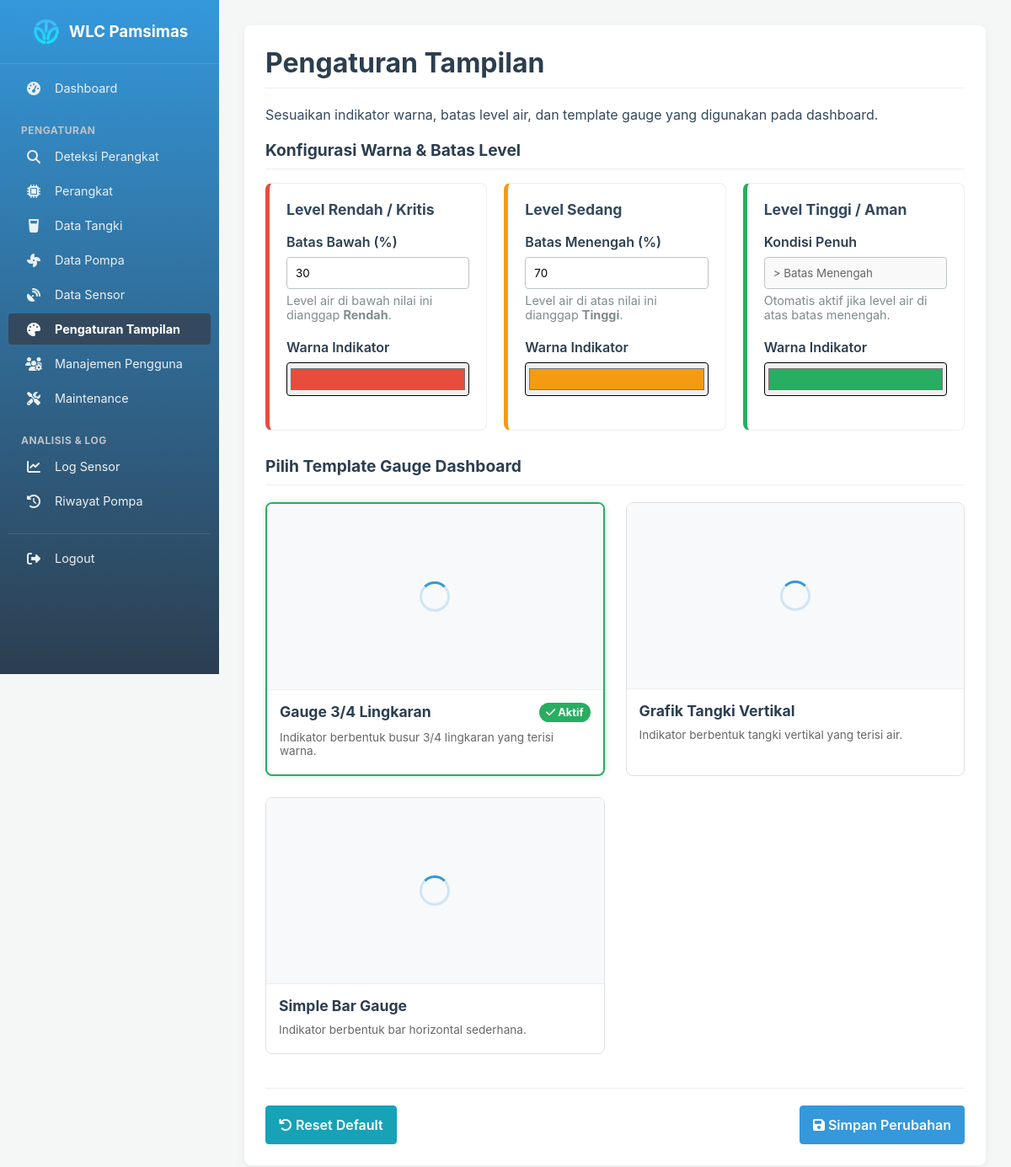
The app's page /public/settings/display (signed in) with its own data.
### tables this page shows
CREATE TABLE `indicator_settings` (
  `id` int(11) NOT NULL,
  `threshold_low` int(3) NOT NULL DEFAULT 35,
  `color_low` varchar(7) NOT NULL DEFAULT '#e74c3c',
  `threshold_medium` int(3) NOT NULL DEFAULT 70,
  `color_medium` varchar(7) NOT NULL DEFAULT '#f39c12',
  `color_high` varchar(7) NOT NULL DEFAULT '#27ae60',
  `active_template_id` int(11) NOT NULL DEFAULT 1
);

CREATE TABLE `gauge_templates` (
  `id` int(11) NOT NULL,
  `name` varchar(100) NOT NULL,
  `description` text DEFAULT NULL,
  `html_code` text NOT NULL,
  `css_code` text NOT NULL,
  `js_code` text DEFAULT NULL,
  `is_core` tinyint(1) NOT NULL DEFAULT 0 COMMENT '1 jika template bawaan, tidak bisa dihapus'
);

### app/Controllers/SettingController.php (called while the page is built, shortened)
<?php
class SettingController {
    public function displaySettings() {
        $data = [
            'title' => 'Pengaturan Tampilan',
            'settings' => IndicatorSetting::getSettings(),
            'templates' => GaugeTemplate::getAll(),
            'page_scripts' => ['js/indicator-settings.js']
        ];
        view('settings/indicators', $data);
    }
}

### public/index.php (called while the page is built, shortened)
<?php
require_once ROOT_PATH . '/core/helpers.php';
$router = new Router();
$requestUri = parse_url($_SERVER['REQUEST_URI'], PHP_URL_PATH);
$method = $_SERVER['REQUEST_METHOD'];
$scriptName = dirname($_SERVER['SCRIPT_NAME']);
$scriptName = str_replace('\\', '/', $scriptName);
if (strpos($requestUri, $scriptName) === 0 && $scriptName !== '/') {
    $requestUri = substr($requestUri, strlen($scriptName));
}
$cleanUri = $requestUri ?: '/';
$router->dispatch($cleanUri, $method);

### app/Models/IndicatorSetting.php (called while the page is built, shortened)
<?php
class IndicatorSetting {
    public static function getSettings() {
        $pdo = \Database::getInstance()->getConnection();
        $sql = "SELECT * FROM indicator_settings WHERE id = 1 LIMIT 1";
        $stmt = $pdo->query($sql);
        return $stmt->fetch(PDO::FETCH_ASSOC);
    }
}

### app/Models/GaugeTemplate.php (called while the page is built, shortened)
<?php
class GaugeTemplate {
    public static function getAll() {
        $pdo = \Database::getInstance()->getConnection();
        $sql = "SELECT * FROM gauge_templates ORDER BY name ASC";
        return $pdo->query($sql)->fetchAll(PDO::FETCH_ASSOC);
    }
}

### app/Views/settings/indicators.php (the view, shortened to what this page needs)
<div class="card">
    <h1><?php echo $title ?? 'Pengaturan Tampilan'; ?></h1>
    <p>Sesuaikan indikator warna, batas level air, dan template gauge yang digunakan pada dashboard.</p>
    <form action="<?= base_url('/settings/display') ?>" method="POST">
        <h2 style="margin-top: 20px; font-size: 1.2rem; border-bottom: 1px solid #eee; padding-bottom: 10px;">Konfigurasi Warna & Batas Level</h2>
        <div style="display: grid; grid-template-columns: repeat(auto-fit, minmax(250px, 1fr)); gap: 20px; margin-bottom: 30px; margin-top: 15px;">
            <div style="padding: 20px; border: 1px solid #eee; border-radius: 8px; border-left: 5px solid <?php echo $settings['color_low']; ?>; background: #fff;">
                <h3 style="margin-top: 0; font-size: 1.1rem;">Level Rendah / Kritis</h3>
                <div class="form-group">
                    <label>Batas Bawah (%)</label>
                    <input type="number" name="threshold_low" value="<?php echo $settings['threshold_low']; ?>" min="0" max="100" required>
                    <small>Level air di bawah nilai ini dianggap <strong>Rendah</strong>.</small>
                </div>
                <div class="form-group">
                    <label>Warna Indikator</label>
                    <input type="color" name="color_low" value="<?php echo $settings['color_low']; ?>" style="width: 100%; height: 40px; padding: 2px; border-radius: 4px; cursor: pointer;">
                </div>
            </div>
            <div style="padding: 20px; border: 1px solid #eee; border-radius: 8px; border-left: 5px solid <?php echo $settings['color_medium']; ?>; background: #fff;">
                <h3 style="margin-top: 0; font-size: 1.1rem;">Level Sedang</h3>
                <div class="form-group">
                    <label>Batas Menengah (%)</label>
                    <input type="number" name="threshold_medium" value="<?php echo $settings['threshold_medium']; ?>" min="0" max="100" required>
                    <small>Level air di atas nilai ini dianggap <strong>Tinggi</strong>.</small>
                </div>
                <div class="form-group">
                    <label>Warna Indikator</label>
                    <input type="color" name="color_medium" value="<?php echo $settings['color_medium']; ?>" style="width: 100%; height: 40px; padding: 2px; border-radius: 4px; cursor: pointer;">
                </div>
            </div>
            <div style="padding: 20px; border: 1px solid #eee; border-radius: 8px; border-left: 5px solid <?php echo $settings['color_high']; ?>; background: #fff;">
                <h3 style="margin-top: 0; font-size: 1.1rem;">Level Tinggi / Aman</h3>
                <div class="form-group">
                    <label>Kondisi Penuh</label>
                    <input type="text" value="> Batas Menengah" disabled style="background: #f9f9f9; color: #666;">
                    <small>Otomatis aktif jika level air di atas batas menengah.</small>
                </div>
                <div class="form-group">
                    <label>Warna Indikator</label>
                    <input type="color" name="color_high" value="<?php echo $settings['color_high']; ?>" style="width: 100%; height: 40px; padding: 2px; border-radius: 4px; cursor: pointer;">
                </div>
            </div>
        </div>
        <h2 style="margin-top: 30px; font-size: 1.2rem; border-bottom: 1px solid #eee; padding-bottom: 10px;">Pilih Template Gauge Dashboard</h2>
        <div class="template-grid">
            <?php foreach ($templates as $tpl): ?>
                <?php $isActive = ($settings['active_template_id'] == $tpl['id']); ?>
                <label class="template-card <?php echo $isActive ? 'active-template' : ''; ?>" style="cursor: pointer;">
                    <div class="template-preview">
                        <div class="preview-loader">
                            <div class="spinner"></div>
                        </div>
                    </div>
                    <div class="template-info">
                        <div class="template-header">
                            <h3 class="template-name"><?php echo htmlspecialchars($tpl['name']); ?></h3>
                            <?php if ($isActive): ?>
                                <span class="status-badge status-online"><i class="fas fa-check"></i> Aktif</span>
                            <?php endif; ?>
                        </div>
                        <p style="font-size: 0.85rem; color: #666; margin: 5px 0;"><?php echo htmlspecialchars($tpl['description']); ?></p>
                    </div>
                </label>
            <?php endforeach; ?>
        </div>
        <div class="table-footer-actions" style="margin-top: 30px; border-top: 1px solid #eee; padding-top: 20px;">
            <a href="<?= base_url('/settings/display/reset') ?>" class="btn btn-info" onclick="return confirm('Reset semua pengaturan tampilan ke default?')" style="margin-right: auto;">
                <i class="fas fa-undo"></i> Reset Default
            </a>
            <button type="submit" class="btn btn-primary">
                <i class="fas fa-save"></i> Simpan Perubahan
            </button>
        </div>
    </form>
</div>

### public/css/style.css (style rules this page uses)
:root { --primary-color: #3498db; --secondary-color: #2c3e50; --success-color: #27ae60; --light-gray: #ecf0f1; --medium-gray: #bdc3c7; --dark-gray: #7f8c8d; --background-color: #f4f7f6; --card-background: #ffffff; --text-color: #34495e; }
body { font-family: -apple-system, BlinkMacSystemFont, "Segoe UI", Roboto, "Helvetica Neue", Arial, sans-serif; margin: 0; background-color: var(--background-color); color: var(--text-color); }
input, button, select, textarea { font-family: inherit; }
.card { background-color: var(--card-background); border-radius: 8px; padding: 25px; box-shadow: 0 4px 12px rgba(0,0,0,0.05); }
h1, h2 { color: var(--secondary-color); border-bottom: 1px solid var(--light-gray); padding-bottom: 10px; margin-top: 0; }
.status-badge { padding: 4px 8px; border-radius: 12px; font-size: 0.8em; font-weight: bold; color: white; }
.status-online { background-color: var(--success-color); }
.form-group { margin-bottom: 20px; }
.form-group label { display: block; font-weight: 600; margin-bottom: 8px; color: var(--secondary-color); }
.form-group input[type="text"], .form-group input[type="number"], .form-group input[type="file"], .form-group textarea, .form-group select { width: 100%; padding: 10px; border: 1px solid var(--medium-gray); border-radius: 4px; box-sizing: border-box; }
.form-group small { display: block; margin-top: 5px; color: var(--dark-gray); font-size: 0.9em; }
.btn { display: inline-block; font-weight: 600; color: #212529; text-align: center; vertical-align: middle; cursor: pointer; user-select: none; background-color: transparent; border: 1px solid transparent; padding: 10px 15px; font-size: 1rem; line-height: 1.5; border-radius: 4px; text-decoration: none; transition: color .15s ease-in-out,background-color .15s ease-in-out,border-color .15s ease-in-out,box-shadow .15s ease-in-out; }
.btn-primary { color: #fff; background-color: var(--primary-color); border-color: var(--primary-color); }
.btn-info { color: #fff; background-color: #17a2b8; border-color: #17a2b8; }
.template-grid { display: grid; grid-template-columns: repeat(auto-fill, minmax(280px, 1fr)); gap: 25px; margin-top: 20px; margin-bottom: 40px; }
.template-card { background: #fff; border: 1px solid #e0e0e0; border-radius: 8px; overflow: hidden; transition: all 0.3s ease; display: flex; flex-direction: column; position: relative; }
.template-card.active-template { border: 2px solid var(--success-color); box-shadow: 0 0 10px rgba(39, 174, 96, 0.2); }
.template-preview { height: 220px; background-color: #f8f9fa; border-bottom: 1px solid #eee; position: relative; overflow: hidden; }
.template-info { padding: 15px; flex-grow: 1; }
.template-header { display: flex; justify-content: space-between; align-items: flex-start; margin-bottom: 10px; }
.template-name { font-weight: bold; font-size: 1.1em; color: var(--secondary-color); margin: 0; }
.preview-loader { position: absolute; top: 0; left: 0; width: 100%; height: 100%; background-color: #f8f9fa; display: flex; justify-content: center; align-items: center; z-index: 5; transition: opacity 0.3s ease-out; }
.spinner { width: 30px; height: 30px; border: 3px solid rgba(52, 152, 219, 0.2); border-top-color: var(--primary-color); border-radius: 50%; animation: spin 1s linear infinite; }
.table-footer-actions { display: flex; justify-content: flex-end; width: 100%; margin-top: 15px; }

### records on screen
indicator_settings: threshold_low "30", color_low "#e74c3c", threshold_medium "70", color_medium "#f39c12", color_high "#27ae60"
gauge_templates: name "Gauge 3/4 Lingkaran", shows "Aktif", description "Indikator berbentuk busur 3/4 lingkaran yang terisi warna."
gauge_templates: name "Grafik Tangki Vertikal", description "Indikator berbentuk tangki vertikal yang terisi air."
gauge_templates: name "Simple Bar Gauge", description "Indikator berbentuk bar horizontal sederhana."

### other values on screen
$title "Pengaturan Tampilan"
